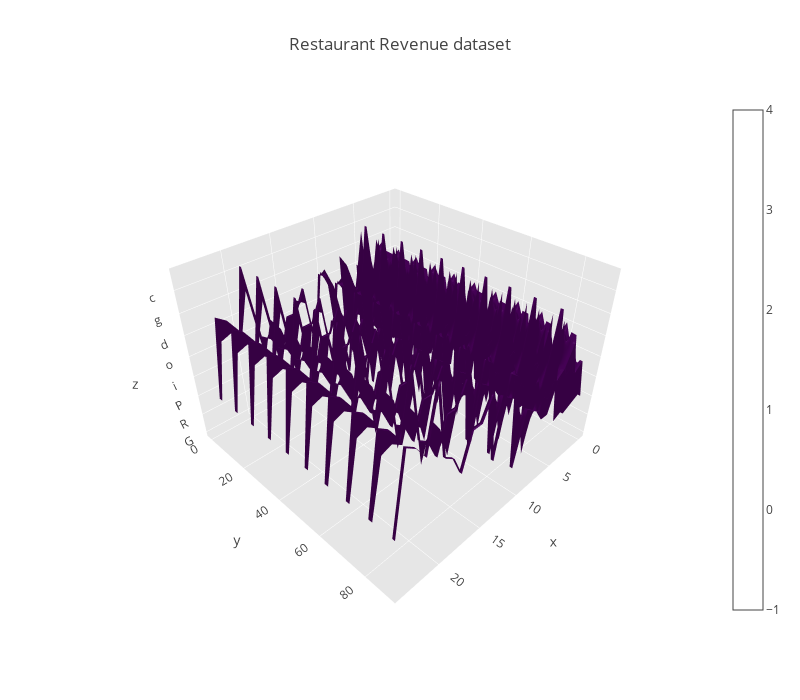

Write notebook code for a chart like this one.
### Code cell
import plotly.offline as py
import plotly.graph_objs as go
from plotly.offline import download_plotlyjs, init_notebook_mode, plot, iplot
init_notebook_mode(connected=True)

data = [go.Surface(z=metr_df.Estimator.tolist(), colorscale='Viridis')]

layout = go.Layout(
    width=800,
    height=700,
    autosize=False,
    title='Restaurant Revenue dataset',
    scene=dict(
        xaxis=dict(
            gridcolor='rgb(255, 255, 255)',
            zerolinecolor='rgb(255, 255, 255)',
            showbackground=True,
            backgroundcolor='rgb(230, 230,230)'
        ),
        yaxis=dict(
            gridcolor='rgb(255, 255, 255)',
            zerolinecolor='rgb(255, 255, 255)',
            showbackground=True,
            backgroundcolor='rgb(230, 230,230)'
        ),
        zaxis=dict(
            gridcolor='rgb(255, 255, 255)',
            zerolinecolor='rgb(255, 255, 255)',
            showbackground=True,
            backgroundcolor='rgb(230, 230,230)'
        ),
        aspectratio = dict( x=1, y=1, z=0.7 ),
        aspectmode = 'manual'
    )
)

fig = dict(data=data, layout=layout)

# IPython notebook
# py.iplot(fig, filename='pandas-3d-surface', height=700, validate=False)

url = py.iplot(fig, filename='pandas-3d-surface')

### Figure 1 — Plotly figure (JSON) as saved in the notebook; plotly's stock layout.template omitted (floating-point values rounded to 4 significant figures)
{"data": [{"colorscale": "Viridis", "type": "surface", "uid": "bcef480f-1ffb-4509-916a-5a2321c2b2d6", "z": ["GradientBoostingRegressor", "SVRRBF", "LinearRegression", "Lasso", "Ridge", "Elasticnet", "BayesianRidge", "PolynomialRegression_degree_2", "PolynomialRegression_degree_3", "GradientBoostingRegressor", "SVRRBF", "LinearRegression", "Lasso", "Ridge", "Elasticnet", "BayesianRidge", "PolynomialRegression_degree_2", "PolynomialRegression_degree_3", "GradientBoostingRegressor", "SVRRBF", "LinearRegression", "Lasso", "Ridge", "Elasticnet", "BayesianRidge", "PolynomialRegression_degree_2", "PolynomialRegression_degree_3", "GradientBoostingRegressor", "SVRRBF", "LinearRegression", "Lasso", "Ridge", "Elasticnet", "BayesianRidge", "PolynomialRegression_degree_2", "PolynomialRegression_degree_3", "GradientBoostingRegressor", "SVRRBF", "LinearRegression", "Lasso", "Ridge", "Elasticnet", "BayesianRidge", "PolynomialRegression_degree_2", "PolynomialRegression_degree_3", "GradientBoostingRegressor", "SVRRBF", "LinearRegression", "Lasso", "Ridge", "Elasticnet", "BayesianRidge", "PolynomialRegression_degree_2", "PolynomialRegression_degree_3", "GradientBoostingRegressor", "SVRRBF", "LinearRegression", "Lasso", "Ridge", "Elasticnet", "BayesianRidge", "PolynomialRegression_degree_2", "PolynomialRegression_degree_3", "GradientBoostingRegressor", "SVRRBF", "LinearRegression", "Lasso", "Ridge", "Elasticnet", "BayesianRidge", "PolynomialRegression_degree_2", "PolynomialRegression_degree_3", "GradientBoostingRegressor", "SVRRBF", "LinearRegression", "Lasso", "Ridge", "Elasticnet", "BayesianRidge", "PolynomialRegression_degree_2", "PolynomialRegression_degree_3", "GradientBoostingRegressor", "SVRRBF", "LinearRegression", "Lasso", "Ridge", "Elasticnet", "BayesianRidge", "PolynomialRegression_degree_2", "PolynomialRegression_degree_3"]}], "layout": {"autosize": false, "height": 700, "scene": {"aspectmode": "manual", "aspectratio": {"x": 1, "y": 1, "z": 0.7}, "xaxis": {"backgroundcolor": "rgb(230, 230,230)", "gridcolor": "rgb(255, 255, 255)", "showbackground": true, "zerolinecolor": "rgb(255, 255, 255)"}, "yaxis": {"backgroundcolor": "rgb(230, 230,230)", "gridcolor": "rgb(255, 255, 255)", "showbackground": true, "zerolinecolor": "rgb(255, 255, 255)"}, "zaxis": {"backgroundcolor": "rgb(230, 230,230)", "gridcolor": "rgb(255, 255, 255)", "showbackground": true, "zerolinecolor": "rgb(255, 255, 255)"}}, "title": {"text": "Restaurant Revenue dataset"}, "width": 800}}
